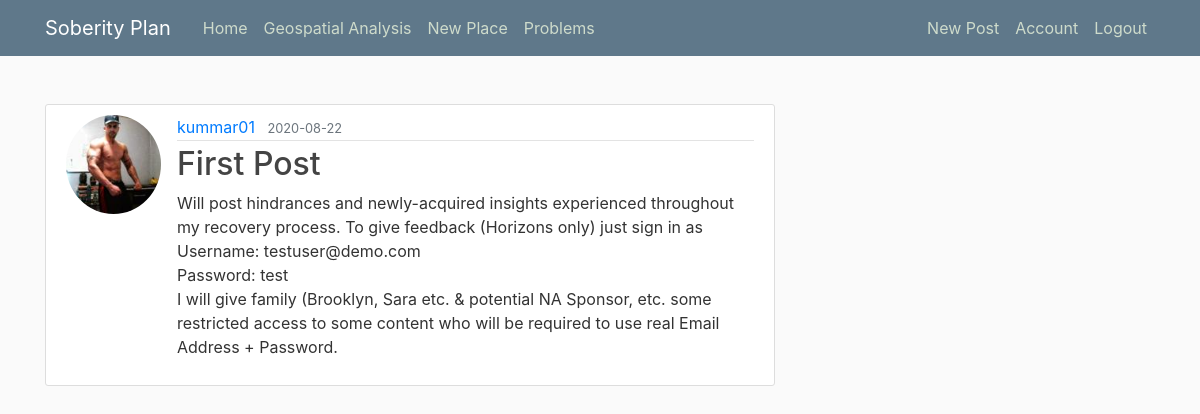
The app's page /post/1 (signed in) with its own data.
### flaskblog/models.py (models this page shows, shortened)
class User(db.Model, UserMixin):
    id = db.Column(db.Integer, primary_key=True)
    username = db.Column(db.String(20), unique=True, nullable=False)
    email = db.Column(db.String(120), unique=True, nullable=False)
    image_file = db.Column(db.String(20), nullable=False, default='default.jpg')
    password = db.Column(db.String(60), nullable=False)
    posts = db.relationship('Post', backref='author', lazy=True)

class Post(db.Model):
    id = db.Column(db.Integer, primary_key=True)
    title = db.Column(db.String(100), nullable=False)
    date_posted = db.Column(db.DateTime, nullable=False, default=datetime.utcnow)
    content = db.Column(db.Text, nullable=False)
    user_id = db.Column(db.Integer, db.ForeignKey('user.id'), nullable=False)

### flaskblog/posts/routes.py (the view)
@posts.route("/post/<int:post_id>")
def post(post_id):
    post = Post.query.get_or_404(post_id)
    return render_template('post.html', title=post.title, post=post)

### flaskblog/models.py (called while the page is built)
@login_manager.user_loader
def load_user(user_id):
    return User.query.get(int(user_id))

### flaskblog/templates/post.html (shortened to what this page needs)
{% extends "layout.html" %}
{% block content %}
<article class="media content-section">
    <img class="rounded-circle article-img" src="{{ url_for('static', filename='profile_pics/' + post.author.image_file) }}">
    <div class="media-body">
        <div class="article-metadata">
            <a class="mr-2" href="{{ url_for('users.user_posts', username=post.author.username) }}">{{ post.author.username }}</a>
            <small class="text-muted">{{ post.date_posted.strftime('%Y-%m-%d') }}</small>
        </div>
        <h2 class="article-title">{{ post.title }}</h2>
        <p class="article-content">{{ post.content }}</p>
    </div>
</article>
{% endblock content %}

### flaskblog/static/main.css (style rules this page uses)
body { background: #fafafa; color: #333333; margin-top: 5rem; }
h1, h2, h3, h4, h5, h6 { color: #050505; }
.content-section { background: #ffffff; padding: 10px 20px; border: 1px solid #dddddd; border-radius: 3px; margin-bottom: 20px; }
.article-title { color: #444444; }
.article-content { white-space: pre-line; }
.article-img { height: 99px; width: 95px; margin-right: 16px; }
.article-metadata { padding-bottom: 1px; margin-bottom: 4px; border-bottom: 1px solid #e3e3e3 }

### records on screen
User: image_file (picture), author.username "kummar01"
Post: date_posted "2020-08-22", title "First Post", content "Will post hindrances and newly-acquired insights experienced throughout my recovery process. To give feedback (Horizons only) just sign in as Username: testuser@demo.com Password: test I will give family (Brooklyn, Sara etc. & potential NA Sponsor, etc. some restricted access to some content who will be required to use real Email Address + Password."
